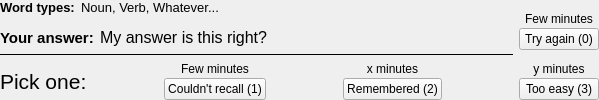
          <widget class="QWidget" name="scorePage">
           <layout class="QGridLayout" name="gridLayout">
            <property name="leftMargin">
             <number>0</number>
            </property>
            <property name="topMargin">
             <number>0</number>
            </property>
            <property name="rightMargin">
             <number>0</number>
            </property>
            <property name="bottomMargin">
             <number>0</number>
            </property>
            <item row="0" column="0" rowspan="3" colspan="6">
             <layout class="QVBoxLayout" name="verticalLayout_2">
              <item>
               <layout class="QHBoxLayout" name="horizontalLayout_2">
                <item>
                 <widget class="QLabel" name="label_6">
                  <property name="font">
                   <font>
                    <pointsize>10</pointsize>
                    <weight>75</weight>
                    <bold>true</bold>
                   </font>
                  </property>
                  <property name="text">
                   <string>Word types:</string>
                  </property>
                 </widget>
                </item>
                <item>
                 <widget class="QLabel" name="wtypeLabel">
                  <property name="sizePolicy">
                   <sizepolicy hsizetype="Expanding" vsizetype="Fixed">
                    <horstretch>0</horstretch>
                    <verstretch>0</verstretch>
                   </sizepolicy>
                  </property>
                  <property name="font">
                   <font>
                    <pointsize>10</pointsize>
                   </font>
                  </property>
                  <property name="text">
                   <string notr="true">Noun, Verb, Whatever...</string>
                  </property>
                 </widget>
                </item>
               </layout>
              </item>
              <item>
               <spacer name="enteredSpacer">
                <property name="orientation">
                 <enum>Qt::Vertical</enum>
                </property>
                <property name="sizeHint" stdset="0">
                 <size>
                  <width>20</width>
                  <height>0</height>
                 </size>
                </property>
               </spacer>
              </item>
              <item>
               <widget class="QWidget" name="enteredWidget" native="true">
                <layout class="QVBoxLayout" name="verticalLayout_16">
                 <property name="leftMargin">
                  <number>0</number>
                 </property>
                 <property name="topMargin">
                  <number>0</number>
                 </property>
                 <property name="rightMargin">
                  <number>0</number>
                 </property>
                 <property name="bottomMargin">
                  <number>0</number>
                 </property>
                 <item>
                  <layout class="QHBoxLayout" name="horizontalLayout_5">
                   <item>
                    <widget class="QLabel" name="label_5">
                     <property name="font">
                      <font>
                       <pointsize>11</pointsize>
                       <weight>75</weight>
                       <bold>true</bold>
                      </font>
                     </property>
                     <property name="text">
                      <string>Your answer:</string>
                     </property>
                    </widget>
                   </item>
                   <item>
                    <widget class="QLabel" name="enteredLabel">
                     <property name="sizePolicy">
                      <sizepolicy hsizetype="Expanding" vsizetype="Preferred">
                       <horstretch>0</horstretch>
                       <verstretch>0</verstretch>
                      </sizepolicy>
                     </property>
                     <property name="font">
                      <font>
                       <pointsize>12</pointsize>
                      </font>
                     </property>
                     <property name="text">
                      <string notr="true">My answer is this right?</string>
                     </property>
                    </widget>
                   </item>
                  </layout>
                 </item>
                 <item>
                  <widget class="Line" name="line_2">
                   <property name="sizePolicy">
                    <sizepolicy hsizetype="Expanding" vsizetype="Fixed">
                     <horstretch>0</horstretch>
                     <verstretch>0</verstretch>
                    </sizepolicy>
                   </property>
                   <property name="frameShadow">
                    <enum>QFrame::Plain</enum>
                   </property>
                   <property name="orientation">
                    <enum>Qt::Horizontal</enum>
                   </property>
                  </widget>
                 </item>
                </layout>
               </widget>
              </item>
             </layout>
            </item>
            <item row="0" column="6">
             <spacer name="verticalSpacer_2">
              <property name="orientation">
               <enum>Qt::Vertical</enum>
              </property>
              <property name="sizeHint" stdset="0">
               <size>
                <width>20</width>
                <height>4</height>
               </size>
              </property>
             </spacer>
            </item>
            <item row="1" column="6">
             <layout class="QVBoxLayout" name="verticalLayout_10">
              <property name="spacing">
               <number>2</number>
              </property>
              <item>
               <widget class="QLabel" name="retryLabel">
                <property name="text">
                 <string notr="true">Few minutes</string>
                </property>
                <property name="alignment">
                 <set>Qt::AlignCenter</set>
                </property>
               </widget>
              </item>
              <item>
               <widget class="QPushButton" name="retryButton">
                <property name="focusPolicy">
                 <enum>Qt::NoFocus</enum>
                </property>
                <property name="text">
                 <string>Try again (0)</string>
                </property>
               </widget>
              </item>
             </layout>
            </item>
            <item row="2" column="6">
             <spacer name="verticalSpacer">
              <property name="orientation">
               <enum>Qt::Vertical</enum>
              </property>
              <property name="sizeHint" stdset="0">
               <size>
                <width>20</width>
                <height>4</height>
               </size>
              </property>
             </spacer>
            </item>
            <item row="3" column="0">
             <widget class="QLabel" name="label_9">
              <property name="font">
               <font>
                <pointsize>16</pointsize>
               </font>
              </property>
              <property name="text">
               <string>Pick one:</string>
              </property>
             </widget>
            </item>
            <item row="3" column="1">
             <spacer name="horizontalSpacer_5">
              <property name="orientation">
               <enum>Qt::Horizontal</enum>
              </property>
              <property name="sizeHint" stdset="0">
               <size>
                <width>65</width>
                <height>20</height>
               </size>
              </property>
             </spacer>
            </item>
            <item row="3" column="2">
             <layout class="QVBoxLayout" name="verticalLayout_7">
              <property name="spacing">
               <number>2</number>
              </property>
              <item>
               <widget class="QLabel" name="wrongLabel">
                <property name="text">
                 <string notr="true">Few minutes</string>
                </property>
                <property name="alignment">
                 <set>Qt::AlignCenter</set>
                </property>
               </widget>
              </item>
              <item>
               <widget class="QPushButton" name="wrongButton">
                <property name="focusPolicy">
                 <enum>Qt::NoFocus</enum>
                </property>
                <property name="text">
                 <string>Couldn't recall (1)</string>
                </property>
               </widget>
              </item>
             </layout>
            </item>
            <item row="3" column="3">
             <spacer name="horizontalSpacer_6">
              <property name="orientation">
               <enum>Qt::Horizontal</enum>
              </property>
              <property name="sizeHint" stdset="0">
               <size>
                <width>65</width>
                <height>20</height>
               </size>
              </property>
             </spacer>
            </item>
            <item row="3" column="4">
             <layout class="QVBoxLayout" name="verticalLayout_8">
              <property name="spacing">
               <number>2</number>
              </property>
              <item>
               <widget class="QLabel" name="correctLabel">
                <property name="text">
                 <string notr="true">x minutes</string>
                </property>
                <property name="alignment">
                 <set>Qt::AlignCenter</set>
                </property>
               </widget>
              </item>
              <item>
               <widget class="QPushButton" name="correctButton">
                <property name="focusPolicy">
                 <enum>Qt::NoFocus</enum>
                </property>
                <property name="text">
                 <string>Remembered (2)</string>
                </property>
               </widget>
              </item>
             </layout>
            </item>
            <item row="3" column="5">
             <spacer name="horizontalSpacer_7">
              <property name="orientation">
               <enum>Qt::Horizontal</enum>
              </property>
              <property name="sizeType">
               <enum>QSizePolicy::Expanding</enum>
              </property>
              <property name="sizeHint" stdset="0">
               <size>
                <width>65</width>
                <height>20</height>
               </size>
              </property>
             </spacer>
            </item>
            <item row="3" column="6">
             <layout class="QVBoxLayout" name="verticalLayout_9">
              <property name="spacing">
               <number>2</number>
              </property>
              <item>
               <widget class="QLabel" name="easyLabel">
                <property name="text">
                 <string notr="true">y minutes</string>
                </property>
                <property name="alignment">
                 <set>Qt::AlignCenter</set>
                </property>
               </widget>
              </item>
              <item>
               <widget class="QPushButton" name="easyButton">
                <property name="focusPolicy">
                 <enum>Qt::NoFocus</enum>
                </property>
                <property name="text">
                 <string>Too easy (3)</string>
                </property>
               </widget>
              </item>
             </layout>
            </item>
           </layout>
          </widget>
